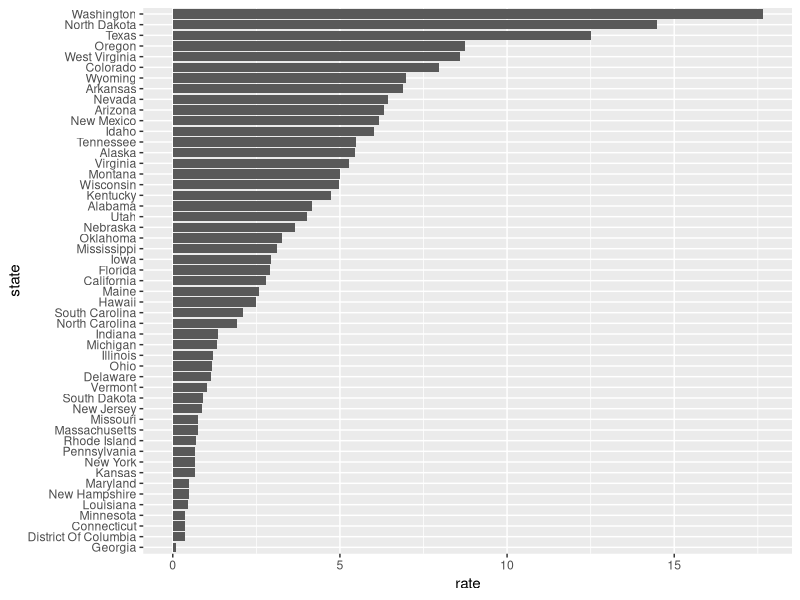
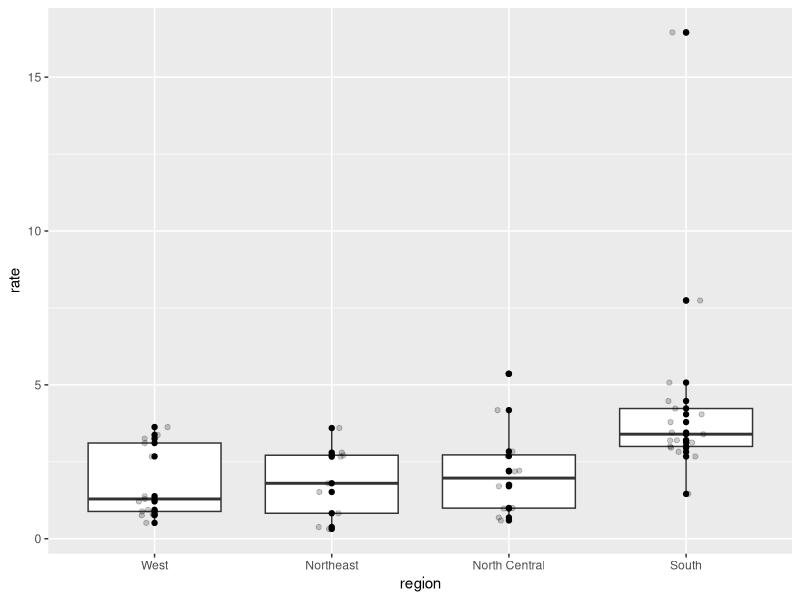
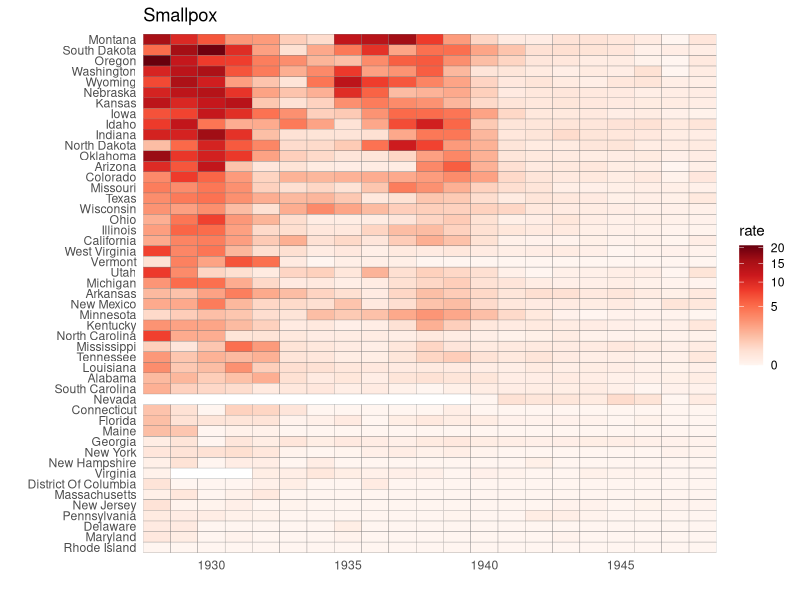
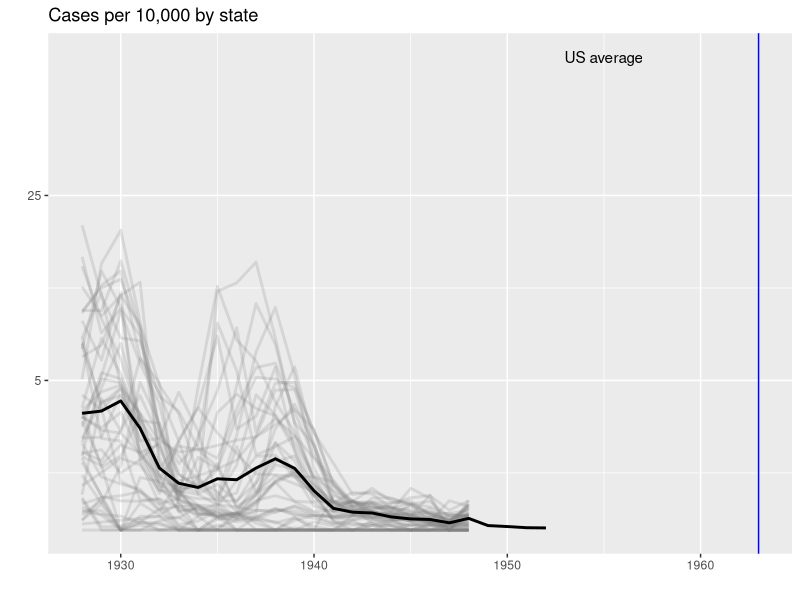
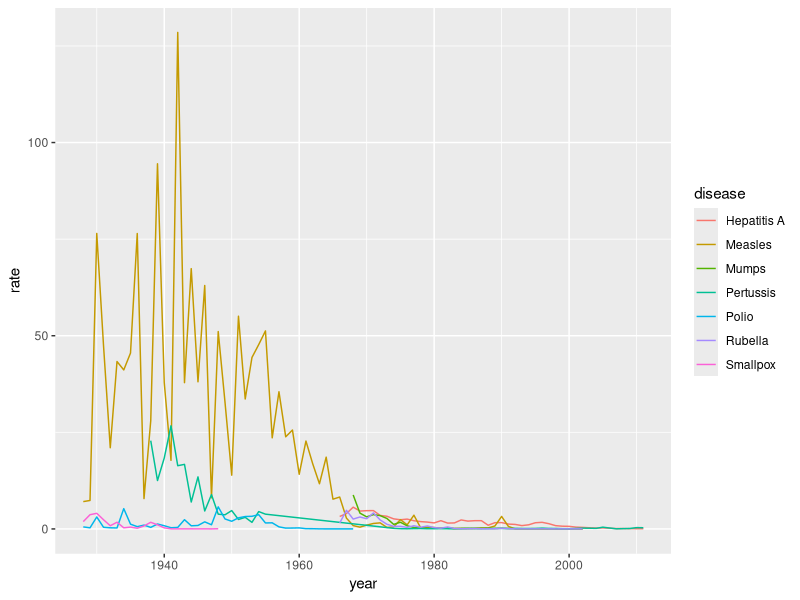
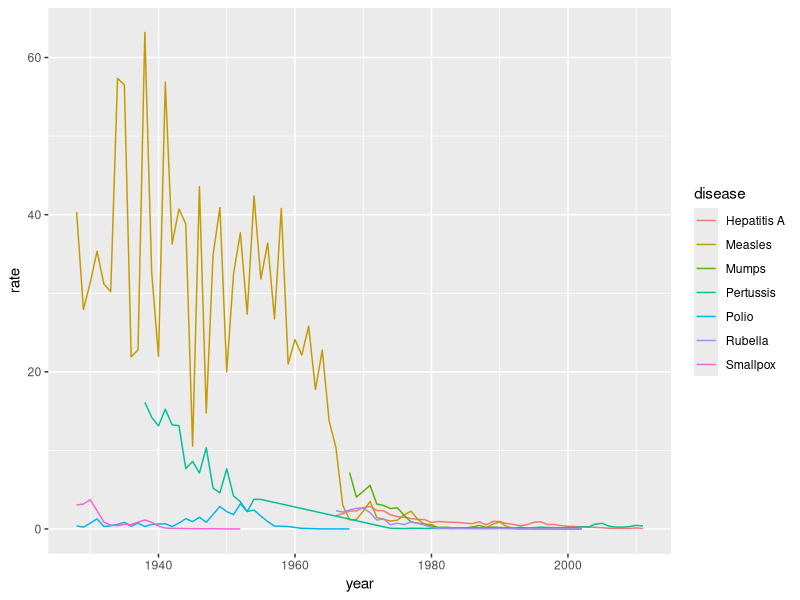

The R source for these figures, in order:
###### Section 5: Data Visualisation Principles ######

### Section 5.2: Data Visualisation Principles Part 2
library(dplyr)
library(ggplot2)
library(dslabs)

  #1: Redefine the state object in the code below so that the levels are re-ordered by rate. Print the new object state and its levels so you can see that the vector is now re-ordered by the levels.
dat <- us_contagious_diseases %>%
  filter(year == 1967 & disease=="Measles" & !is.na(population)) %>% mutate(rate = count / population * 10000 * 52 / weeks_reporting)
state <- dat$state 
rate <- dat$count/(dat$population/10000)*(52/dat$weeks_reporting)

state <- reorder(dat$state,rate)  #MY ANSWER
levels(state)

state <- reorder(state, rate)     #COURSE ANSWER
print(state)
levels(state)
  #2: Add a single line of code to the definition of the dat table in the previous exercise that uses mutate to reorder the states by the rate variable.
dat <- us_contagious_diseases %>% filter(year == 1967 & disease=="Measles" & count>0 & !is.na(population)) %>%
  mutate(rate = count / population * 10000 * 52 / weeks_reporting) %>%
  mutate (state = reorder(state,rate))  #LINE ADDED TO COMPLETE EXERCISE
dat %>% ggplot(aes(state, rate)) +
  geom_bar(stat="identity") +
  coord_flip()
  #4: Use the US murders data to make a box plot of murder rates by region, showing all points and ordered by their median murder
data("murders")
murders %>% mutate(rate = total/population*100000) %>%
  mutate(region = reorder (region, rate, FUN = median)) %>%
  ggplot(aes(region, rate)) +
  geom_boxplot()+
  geom_point() +
  geom_jitter(width = 0.1, alpha = 0.2)
  
###Section 5.3: Data Visualisation Principles Part 3
library(dplyr)
library(ggplot2)
library(RColorBrewer)
library(dslabs)
data(us_contagious_diseases)

  #1: Modify the tile plot below to look at smallpox cases instead. Exclude years in which cases were reported in fewer than 10 weeks from the plot
      # the_disease = "Measles"
      #dat <- us_contagious_diseases %>% 
      #filter(!state%in%c("Hawaii","Alaska") & disease == the_disease) %>% 
      #mutate(rate = count / population * 10000) %>% 
      #mutate(state = reorder(state, rate))

      #dat %>% ggplot(aes(year, state, fill = rate)) + 
      #geom_tile(color = "grey50") + 
      #scale_x_continuous(expand=c(0,0)) + 
      #scale_fill_gradientn(colors = brewer.pal(9, "Reds"), trans = "sqrt") + 
      #theme_minimal() + theme(panel.grid = element_blank()) + ggtitle(the_disease) + 
      #ylab("") + xlab("")

the_disease = "Smallpox"
dat <- us_contagious_diseases %>% 
  filter(!state%in%c("Hawaii","Alaska") & disease == the_disease, weeks_reporting >= 10) %>% 
  mutate(rate = count / population * 10000) %>% 
  mutate(state = reorder(state, rate))

dat %>% ggplot(aes(year, state, fill = rate)) + 
  geom_tile(color = "grey50") + 
  scale_x_continuous(expand=c(0,0)) + 
  scale_fill_gradientn(colors = brewer.pal(9, "Reds"), trans = "sqrt") + 
  theme_minimal() + 
  theme(panel.grid = element_blank()) + 
  ggtitle(the_disease) + 
  ylab("") + 
  xlab("")
  
  #2: Modify the plot below to look at smallpox cases instead.Once again, restrict the plot to years in which cases were reported in at least 10 weeks
      #the_disease = "Measles"
      #dat <- us_contagious_diseases %>%
      #filter(!state%in%c("Hawaii","Alaska") & disease == the_disease) %>%
      #mutate(rate = count / population * 10000) %>%
      #mutate(state = reorder(state, rate))

      #avg <- us_contagious_diseases %>%
      # filter(disease==the_disease) %>% group_by(year) %>%
      #summarize(us_rate = sum(count, na.rm=TRUE)/sum(population, na.rm=TRUE)*10000)

      #dat %>% ggplot() +
      # geom_line(aes(year, rate, group = state),  color = "grey50", 
      #          show.legend = FALSE, alpha = 0.2, size = 1) +
    #geom_line(mapping = aes(year, us_rate),  data = avg, size = 1, color = "black") +
    #scale_y_continuous(trans = "sqrt", breaks = c(5,25,125,300)) + 
    #ggtitle("Cases per 10,000 by state") + 
    #xlab("") + 
    #ylab("") +
    #geom_text(data = data.frame(x=1955, y=50), mapping = aes(x, y, label="US average"), color="black") + 
    #geom_vline(xintercept=1963, col = "blue")

the_disease = "Smallpox"
dat <- us_contagious_diseases %>%
filter(!state%in%c("Hawaii","Alaska") & disease == the_disease, weeks_reporting >=10) %>%
mutate(rate = count / population * 10000) %>%
mutate(state = reorder(state, rate))

avg <- us_contagious_diseases %>%
filter(disease==the_disease) %>% group_by(year) %>%
summarize(us_rate = sum(count, na.rm=TRUE)/sum(population, na.rm=TRUE)*10000)

dat %>% ggplot() +
 geom_line(aes(year, rate, group = state),  color = "grey50", 
          show.legend = FALSE, alpha = 0.2, size = 1) +
geom_line(mapping = aes(year, us_rate),  data = avg, size = 1, color = "black") +
scale_y_continuous(trans = "sqrt", breaks = c(5,25,125,300)) + 
ggtitle("Cases per 10,000 by state") + 
xlab("") + 
ylab("") +
geom_text(data = data.frame(x=1955, y=50), mapping = aes(x, y, label="US average"), color="black") + 
geom_vline(xintercept=1963, col = "blue")

  #3: Modify the sample code to produce a time series plot for the state of California showing rates for all diseases. Include only years with 10 or more weeks reporting.
     #us_contagious_diseases %>% filter(state=="California") %>% 
     #group_by(year, disease) %>%
     #summarize(rate = sum(count)/sum(population)*10000) %>%
     #ggplot(aes(year, rate)) + 
     #geom_line()

us_contagious_diseases %>% 
  filter(state=="California", weeks_reporting >= 10) %>% 
  group_by(year, disease) %>%
  summarize(rate = sum(count)/sum(population)*10000) %>%
  ggplot(aes(year, rate, color = disease)) + 
  geom_line()

  #4: Make a time series plot for the rates of all diseases in the US.

us_contagious_diseases %>% 
  filter(!is.na(population)) %>%
  group_by(year,disease) %>%
  summarize(rate = sum(count)/sum(population)*10000) %>%
  ggplot(aes(year, rate, color = disease)) + 
  geom_line()
